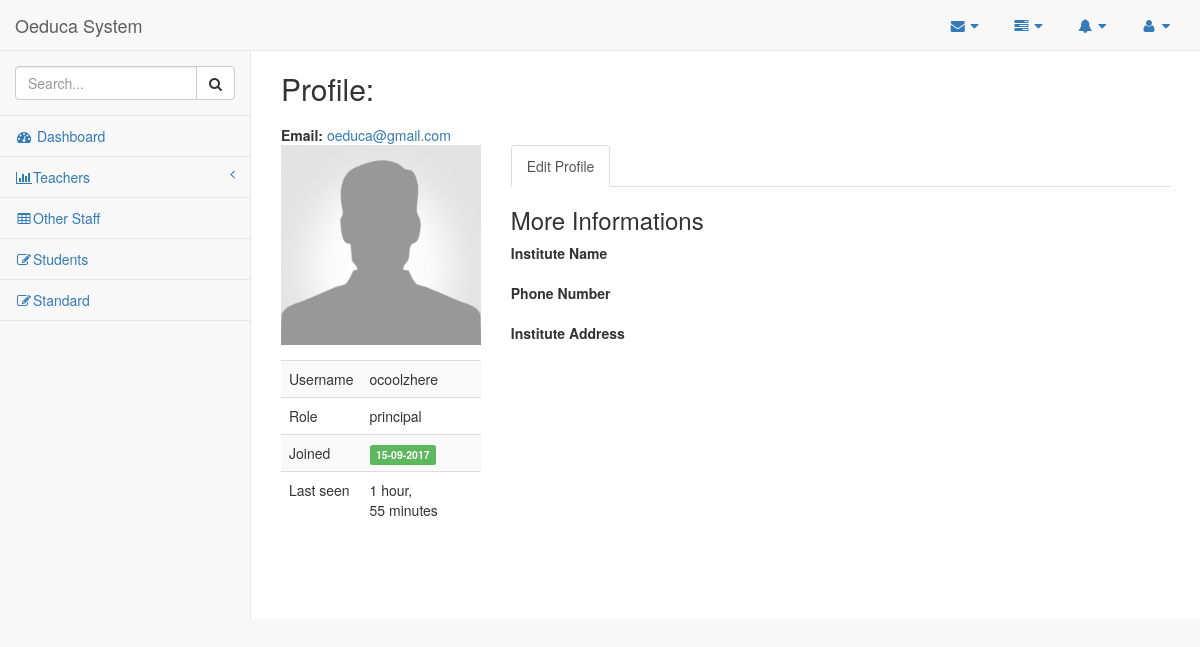
The app's page /account/profile/ocoolzhere/ (signed in) with its own data.
### account/models.py (models this page shows)
class User(AbstractUser):
    username = models.CharField(max_length=255, unique=True, blank=False,
                                validators=[
                                        RegexValidator(
                                        regex = USERNAME_REGEX,
                                        message = 'Username must be Alpahnumeric or contain any of the following: ".+ -" ',
                                        code='invalid_username'
                                        )]
                                )
    first_name = models.CharField(max_length=255, blank=False,
                                  validators=[
                                        RegexValidator(
                                        regex = NAME_REGEX,
                                        message = 'Name must be Alphabetic',
                                        code='invalid_first_name'
                                        )]
                                )
    last_name = models.CharField(max_length=255, blank=False,
                                  validators=[
                                        RegexValidator(
                                        regex = NAME_REGEX,
                                        message = 'Name must be Alphabetic',
                                        code='invalid_last_name'
                                        )]
                                )
    email = models.EmailField(unique=True, blank=False)
    phone = models.CharField(max_length=10,unique=True, validators=[RegexValidator(regex='^\d{10}$', message='Length has to be 10', code='Invalid number')])
    picture = models.ImageField(null=True,
                                blank=True,
                                default='img/default.png',
                                height_field="height_field",
                                width_field="width_field",
                                verbose_name="profile picture"
                                )
    institute_name = models.CharField(max_length=255,blank=False)
    address = models.CharField(max_length=255,blank=True)
    ROLES = (
        ('principal','Principal'),
        ('teacher','Teacher'),
        ('staff','Staff')
    )
    role = models.CharField(max_length=10, choices=ROLES,blank=True,verbose_name="login as a ",default=ROLES[0][0])
    height_field = models.IntegerField(default=600, null=True)
    width_field = models.IntegerField(default=600, null=True)
    USERNAME_FIELD = 'email' # use email to log in
    REQUIRED_FIELDS = ['username'] # required when user is created
    def get_absolute_url(self):
        return reverse("account:user_profile", kwargs={"username": self.username})

### account/views.py (the view)
# urls.py: url(r'^profile/(?P<username>\w+)/$', views.user_profile, name='user_profile'),
def user_profile(request, username=None): # Displays User Profile
    user_profile = get_object_or_404(User, username=username)
    context = { "user_profile": user_profile
              }
    return render(request, "account/profile.html", context)

### account/templates/account/profile.html (shortened to what this page needs)
{% extends 'base.html' %}
{% block body_block %}
<div class="page-content">
    <div id="tab-general">
        <div class="row mbl">
            <div class="col-lg-12">
                <div class="col-md-12">
                </div>
            </div>
            <div class="col-lg-12">
                <div class="row">
                    <div class="col-md-12">
                        <h2>Profile:
                            <h1>{{ user_profile.first_name }} {{ user_profile.last_name }}</h2>
                        <b>Email: </b><a href="mailto:#">{{ user_profile.email }}</a><br>
                        <div class="row mtl">
                            <div class="col-md-3">
                                <div class="form-group">
                                    {% if user_profile.picture %}
                                    <div class="text-center mbl"><img src="{{ user_profile.picture.url }}" alt="" class="img-responsive" /></div>
                                    <!--                                    {% endif %}
                                        <div class="text-center mbl"><a href="#" class="btn btn-green"><i class="fa fa-upload"></i>&nbsp;
                                        Upload</a></div>
-->
                                </div>
                                <table class="table table-striped table-hover">
                                    <tbody>
                                        <tr>
                                            <td>Username</td>
                                            <td> {{ user_profile.username }}</td>
                                        </tr>
                                        <tr>
                                            <td>Role</td>
                                            <td> {{ user_profile.role }}</td>
                                        </tr>
                                        <tr>
                                            <td>Joined</td>
                                            <td><span class="label label-success">{{ user_profile.date_joined|date:'d-m-Y' }}</span></td>
                                        </tr>
                                        <tr>
                                            <td>Last seen</td>
                                            <td>{{ user_profile.last_login|timesince }}</td>
                                        </tr>
                                    </tbody>
                                </table>
                            </div>
                            <div class="col-md-9">
                                <ul class="nav nav-tabs">
                                    <li class="active"><a href="{{user_profile.get_absolute_url}}edit/">Edit Profile</a></li>
                                </ul>
                                <div id="generalTabContent" class="tab-content">
                                    <div id="tab-edit" class="tab-pane fade in active">
                                        <form action="#" class="form-horizontal">
                                            <h3>More Informations</h3>
                                            <div class="form-group"><label class="col-sm-3">Institute Name</label>
                                                <div class="col-sm-9 controls">
                                                    <div class="row">
                                                        <div class="col-xs-9">
                                                        </div>
                                                    </div>
                                                </div>
                                            </div>
                                            <div class="form-group"><label class="col-sm-3">Phone Number</label>
                                                <div class="col-sm-9 controls">
                                                    <div class="row">
                                                        <div class="col-xs-4">{{ user_profile.phone }}</div>
                                                    </div>
                                                </div>
                                            </div>
                                            <div class="form-group"><label class="col-sm-3">Institute Address</label>
                                                <div class="col-sm-9 controls">
                                                    <div class="row">
                                                        <div class="col-xs-4">{{ user_profile.address }}</div>
                                                    </div>
                                                </div>
                                            </div>
                                    </div>
                                </div>
                            </div>
                        </div>
                    </div>
                </div>
            </div>
        </div>
    </div>
</div>
{% endblock %}

### records on screen
User: email "oeduca@gmail.com", picture (placeholder picture), username "ocoolzhere", role "principal", date_joined "15-09-2017", last_login "1 hour, 55 minutes"
